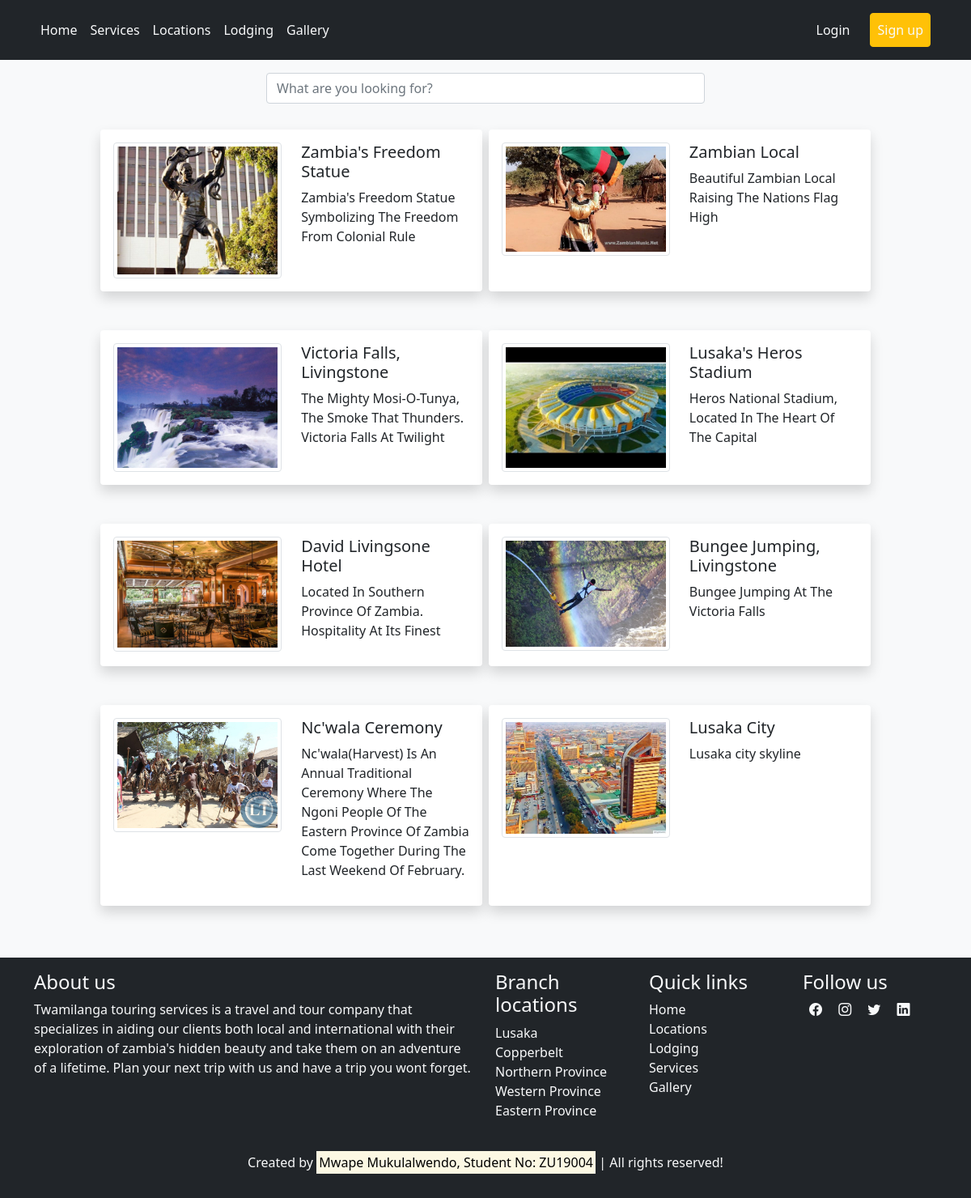
The page /pages/gallery.php on the database its author committed.
### tables this page shows
CREATE TABLE `gallery` (
  `id` int(11) NOT NULL,
  `name` varchar(60) NOT NULL,
  `description` longtext NOT NULL,
  `image` varchar(60) NOT NULL,
  `user_id` int(11) NOT NULL,
  `added` datetime NOT NULL DEFAULT current_timestamp()
);

### api/get_data.php (the view, shortened to what this page needs)
<?php
function get_gallery($db_connection) {
    if(isset($_GET["search"])) {
        $keyword = $_GET["search"];
        $sql = "SELECT * FROM gallery WHERE name LIKE '%".$keyword."%' OR description LIKE '%".$keyword."%' ORDER BY added DESC";
    } else {
        $sql = "SELECT * FROM gallery ORDER BY added DESC";
    }
    if($result = $db_connection->query($sql)){
        if($result->num_rows > 0){
            while($row = $result->fetch_array()){
                echo '<div class="col-md-5 shadow p-3 mb-5 mx-1 bg-body rounded">';
                    echo '<div class="row">';
                        echo '<div class="col">';
                            echo '<img class="img-thumbnail" src="../'.$row['image'].'" alt="'.$row['name'].'">';
                        echo '</div>';
                        echo '<div class="col">';
                                echo '<h5>'.$row['name'].'</h5>';
                                echo '<p>'.$row['description'].'</p>';
                        echo '</div>';
                    echo '</div>';
                echo '</div>';
            }
        } else {
            echo "No records found matching your request";
        }
    }
}

### rows shown on the page
gallery: image (picture), name "Zambia's Freedom Statue", description "Zambia's Freedom Statue Symbolizing The Freedom From Colonial Rule"
gallery: image (picture), name "Zambian Local", description "Beautiful Zambian Local Raising The Nations Flag High"
gallery: image (picture), name "Victoria Falls, Livingstone", description "The Mighty Mosi-O-Tunya, The Smoke That Thunders. Victoria Falls At Twilight"
gallery: image (picture), name "Lusaka's Heros Stadium", description "Heros National Stadium, Located In The Heart Of The Capital"
gallery: image (picture), name "David Livingsone Hotel", description "Located In Southern Province Of Zambia. Hospitality At Its Finest"
gallery: image (picture), name "Bungee Jumping, Livingstone", description "Bungee Jumping At The Victoria Falls"
gallery: image (picture), name "Nc'wala Ceremony", description "Nc'wala(Harvest) Is An Annual Traditional Ceremony Where The Ngoni People Of The Eastern Province Of Zambia Come Together During The Last Weekend Of February."
gallery: image (picture), name "Lusaka City", description "Lusaka city skyline"
